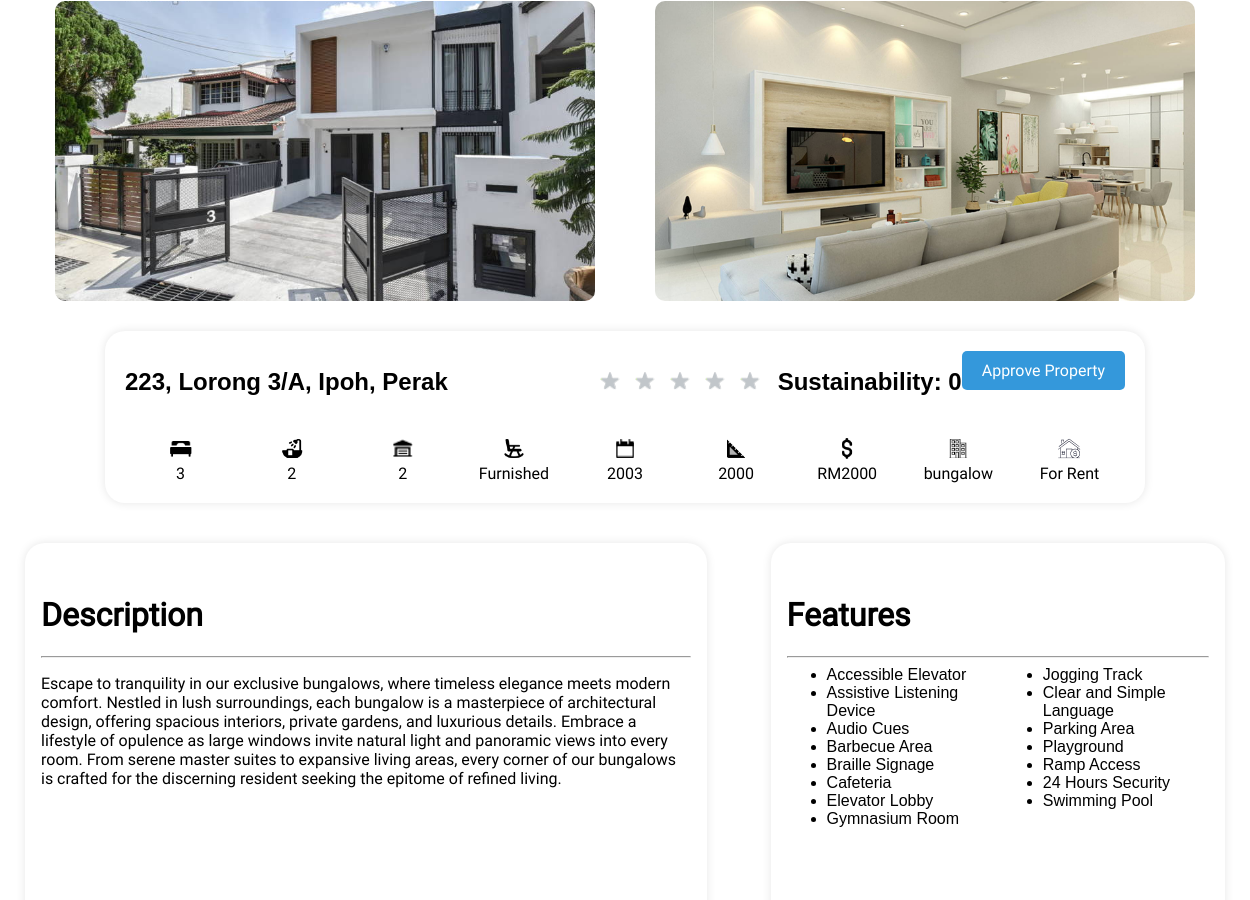
The app's page /EcoEstate/show_property.php?id=16 (signed in, middle part), older data.
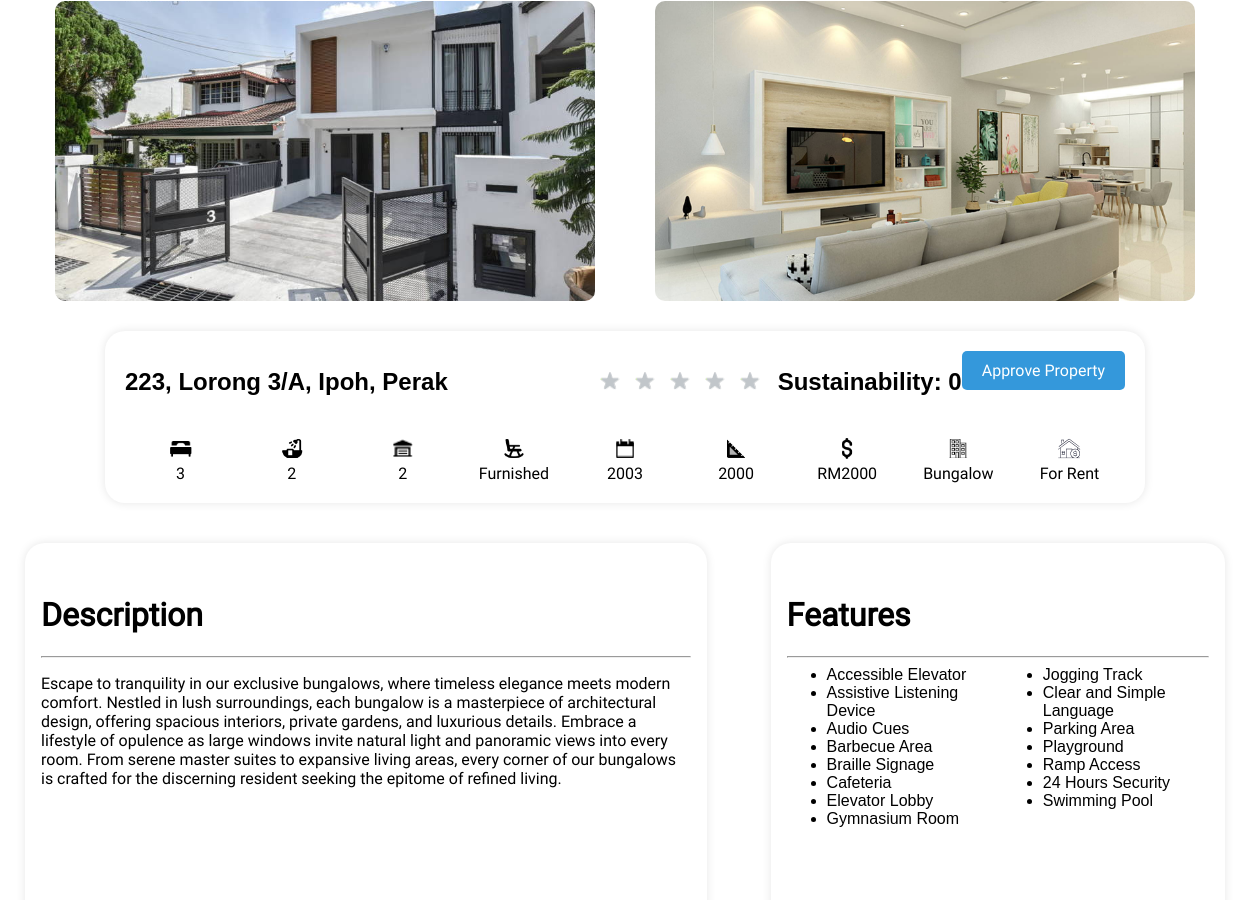
The same page, newer data.
### tables this page shows
CREATE TABLE `property` (
  `property_id` int(10) NOT NULL,
  `address` varchar(100) NOT NULL,
  `city` varchar(50) NOT NULL,
  `state` varchar(20) NOT NULL,
  `property_type` varchar(20) NOT NULL,
  `listing_type` varchar(10) NOT NULL,
  `price` int(10) NOT NULL,
  `floor_size` int(6) NOT NULL,
  `building_rating` decimal(2,1) DEFAULT 0.0,
  `renewable_rating` decimal(2,1) DEFAULT 0.0,
  `energy_rating` decimal(2,1) DEFAULT 0.0,
  `water_rating` decimal(2,1) DEFAULT 0.0,
  `user_id` int(10) DEFAULT NULL,
  `description` text NOT NULL,
  `furnished` varchar(3) NOT NULL,
  `no_of_bedrooms` tinyint(4) NOT NULL,
  `no_of_bathrooms` tinyint(4) NOT NULL,
  `no_of_carparks` tinyint(4) NOT NULL,
  `upload_date` datetime NOT NULL DEFAULT current_timestamp(),
  `construction_date` year(4) NOT NULL,
  `certificates` text NOT NULL
);

### EcoEstate/show_property_admin.php (the view, shortened to what the changed rows need)
<html lang = "en">
    <head>
        <link rel = "stylesheet" type = "text/css" href = "style.css">
    </head>
    <body class="pagewidth">
        <div class="select">
            <?php
                $q = "SELECT img_dir FROM property_image WHERE property_id = $property_id LIMIT 4";
                $r = @mysqli_query($dbc, $q);
                $Images = $r;
                $width = (100 / mysqli_num_rows($Images)) - 0.0001;
                if($Images){
                    $i = 1;
                    while ($image = mysqli_fetch_assoc($Images)){
                        echo '<div class="select-images" style = "width: ' . $width . '%;">
                        <img class="select" src="'. $image['img_dir'] .'" style="cursor:pointer" onclick="currentDiv('. $i .')">
                        </div>';
                        $i++;
                    }
                }
            ?>
        </div>
        <section class="details">
            <div class="top">
                <div class="details">
                    <?php echo $full_address;?>
                </div>
                <div class="stars">
                    <div class="sustainability-info">
                        <?php
                        for($i = 0; $i < 5; $i++){
                            if(round($total_rate) > $i){
                                echo '<img class="star-image" src="../Images/EcoEstateImages/pdstar1.svg" width="30" height="30" alt="G">';
                            }
                            else{
                                echo '<img class="star-image" src="../Images/EcoEstateImages/pdstar2.svg" width="30" height="30" alt="B">';
                            }
                        }
                        echo "<span>Sustainability: $total_rate</span>"
                        ?>
                    </div>
                    <?php
                        $q = "SELECT * FROM property_approval WHERE property_id = $property_id AND approval_date IS NOT NULL";
                        $r = @mysqli_query($dbc, $q);
                        if(mysqli_num_rows($r) <= 0){
                            echo '
                            <form action="show_property.php" method="get">
                                <input type="hidden" name="approve" value="1" />
                                <button name="id" class="save-button" type="submit" value="' . $property_id . '">Approve Property</button>
                            </form>';
                        }
                    ?>
                </div>
            </div>
            <div class="bottom">
                <div class="column">
                    <div><img src="../Images/EcoEstateImages/pdlogo1.svg" width="30" height="30" alt="Image 1"></div>
                    <p><?php echo $bedrooms; ?></p>
                </div>
                <div class="column">
                    <div><img src="../Images/EcoEstateImages/pdlogo2.svg" width="30" height="30" alt="Image 2"></div>
                    <p><?php echo $bathrooms; ?></p>
                </div>
                <div class="column">
                    <div><img src="../Images/EcoEstateImages/pdlogo3.svg" width="30" height="30" alt="Image 3"></div>
                    <p><?php echo $carparks; ?></p>
                </div>
                <div class="column">
                    <div><img src="../Images/EcoEstateImages/pdlogo4.svg" width="30" height="30" alt="Image 4"></div>
                    <p><?php
                        if ($furnished == 'yes'){
                            echo 'Furnished';
                        }
                        else{
                            echo 'Not Furnished';
                        }
                    ?></p>
                </div>
                <div class="column">
                    <div><img src="../Images/EcoEstateImages/pdlogo5.svg" width="30" height="30" alt="Image 5"></div>
                    <p><?php echo $construction_date;?></p>
                </div>
                <div class="column">
                    <div><img src="../Images/EcoEstateImages/pdlogo6.svg" width="30" height="30" alt="Image 6"></div>
                    <p><?php echo $floor_size;?></p>
                </div>
                <div class="column">
                    <div><img src="../Images/EcoEstateImages/pdlogo7.svg" width="30" height="30" alt="Image 7"></div>
                    <p>RM<?php echo $price;?></p>
                </div>
                <div class="column">
                    <div><img src="../Images/EcoEstateImages/pdlogo8.svg" width="30" height="30" alt="Image 8"></div>
                    <p><?php echo $property_type;?></p>
                </div>
                <div class="column">
                    <div><img src="../Images/EcoEstateImages/pdlogo9.svg" width="30" height="30" alt="Image 9"></div>
                    <p>For <?php echo $listing_type;?></p>
                </div>
            </div>
        </section>
        <div class="container-stuff">
            <div class="left-side">
                <div class="top-left">
                    <h1>Description</h1>
                    <hr>
                    <p>
                        <?php
                            echo $description;
                        ?>
                    </p>
                </div>
            </div>
            <div class="right-side">
                <div class="top-right">
                    <h1 style="column-span: all;">Features</h1>
                    <hr style="column-span: all;">
                    <ul>
                        <?php
                            if($Features){
                                while($feature = mysqli_fetch_assoc($Features)){
                                    echo "<li> ". $feature['feature'] ." </li>";
                                }
                            }
                        ?>
                </div>
            </div>
        </div>
    </body>
</html>

Row changes from the older to the newer data that the page shows:
changed property "223, Lorong 3/A, Ipoh, Perak": property_type "bungalow" → "Bungalow"
